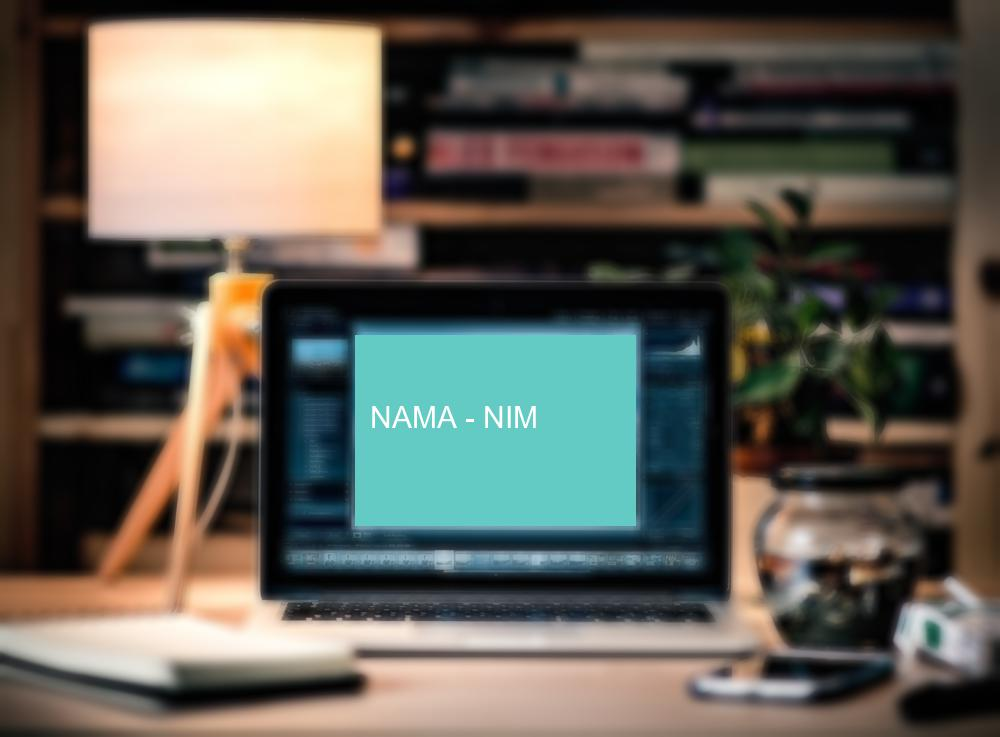
#> input picture Modul3/output.jpeg, 1000 x 737 px, given in place of unedited.png, which was not available
$ jupyter execute --allow-errors 274585_JulandoOmar_Tugas1.ipynb   (text cells are left out)
#> lines starting #> are read from the running program, lines starting #| are printed output that depends on the picture; pictures that were not available may be replaced by others from this repository, and a replacement may not be noted
[cell 1]
from PIL import Image, ImageFont, ImageDraw
import requests
from io import BytesIO
import numpy as np
import cv2
import matplotlib.pyplot as plt

[cell 2]
url = 'https://images.unsplash.com/photo-1455894127589-22f75500213a?ixid=MXwxMjA3fDB8MHxzZWFyY2h8OHx8bGFwdG9wJTIwb24lMjBkZXNrfGVufDB8fDB8&ixlib=rb-1.2.1&w=1000&q=80'

#> (a cell that did not finish here is left out)

#> (a cell that did not finish here is left out)

[cell 5]
im_edit = cv2.imread("unedited.png")
#> im_edit is the input picture: shape (737, 1000, 3); mean B, G, R 83.6, 92.6, 95
blurred = cv2.bilateralFilter(im_edit,24,450,650) # Bilateral Filter terlebih dahulu
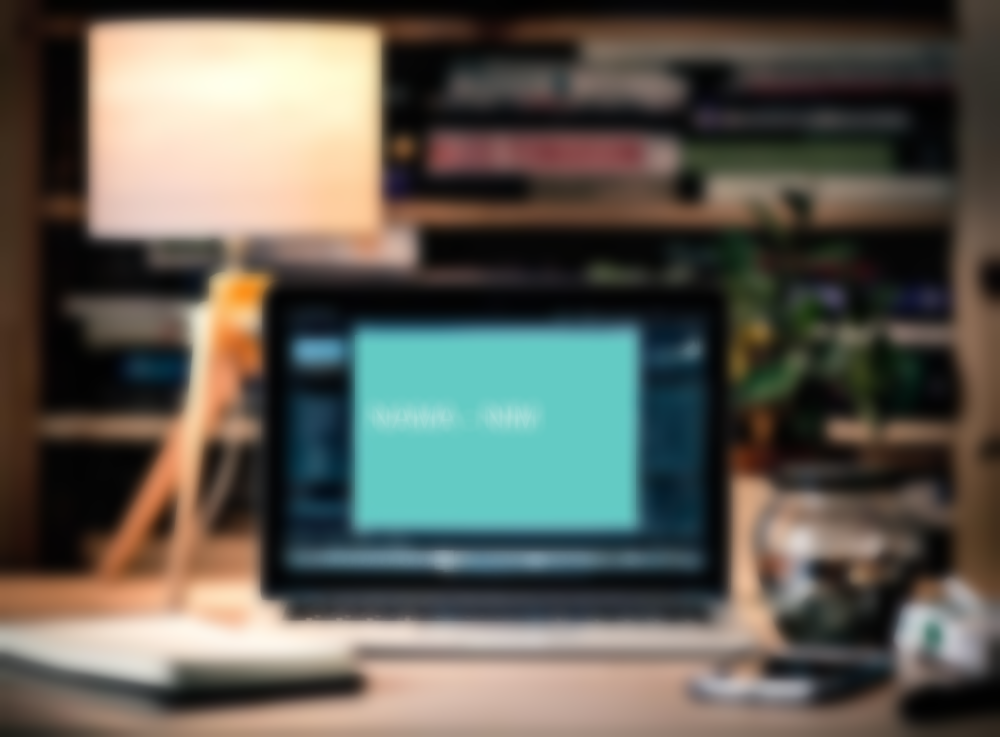
#> blurred: shape (737, 1000, 3); mean B, G, R 83.6, 92.6, 95
kernel = np.ones((2,2),np.float32)/4
blurred = cv2.filter2D(blurred,-1,kernel) # dilakukan blurring
cv2.imwrite('blurred.png',blurred)
plt.figure(figsize=(30,10))
plt.imshow(blurred)

[cell 6]
img = Image.open("blurred.png")
draw = ImageDraw.Draw(img)
draw.rectangle((355, 325, 640, 530), fill=(99, 203, 196)) #Mengambar Kotak
font = ImageFont.truetype("arial.ttf", 25)
draw.text((370,400),"Julando Omar - 27458",font=font) #meletakan teks
del draw
img.save("edited.png") #melakukan saving thdp file yang ada
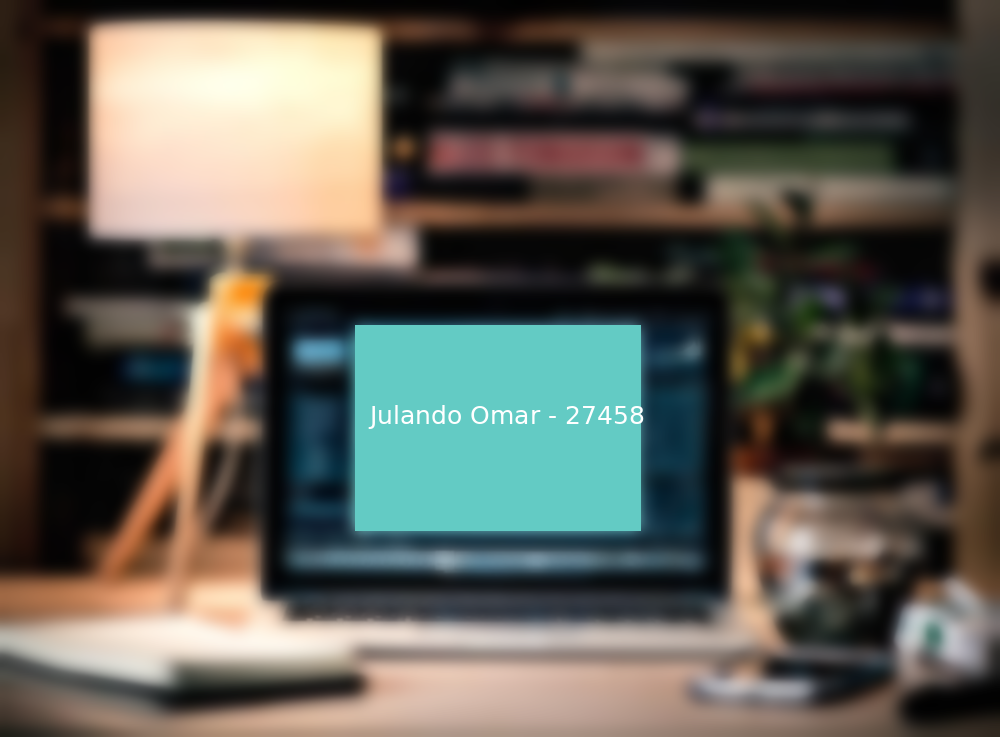
#> saved as edited.png: PIL image 1000x737 RGB; mean R, G, B 95.2, 93.3, 84.2
plt.figure(figsize=(30,10))
plt.imshow(img)

[cell 7]
original = cv2.imread("output.jpeg")
user = cv2.imread("edited.png")

plt.figure(figsize=(30,10))
plt.subplot(121),plt.imshow(original),plt.title('Original')
plt.xticks([]), plt.yticks([])
plt.subplot(122),plt.imshow(user),plt.title('user')
plt.xticks([]), plt.yticks([])
plt.show()
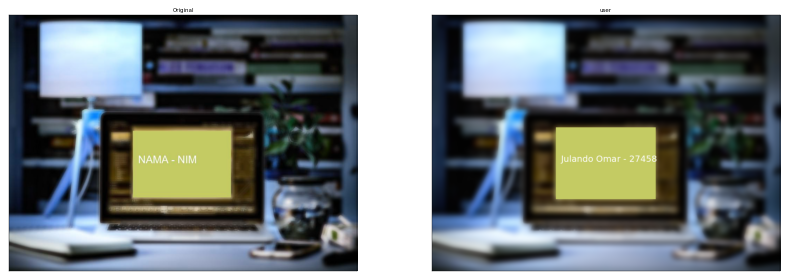
#> figure drawn by matplotlib, 2 panels; B, G, R data is drawn as R, G, B
